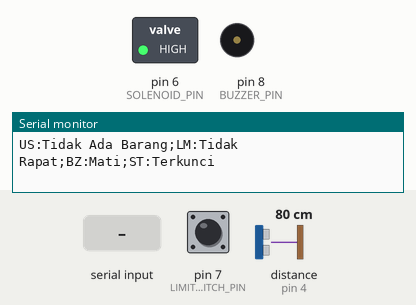
Recording of a sketch running on a simulated Arduino Uno, built with avr-gcc and run on an emulated ATmega328P. On the bench: switched loads named in the sketch (green lamp = pin HIGH), buzzer (waves = sounding, pin HIGH), the last lines printed to the serial monitor. Wiring (inferred from the names in the program): ultrasonic range finder: trigger pin 5; echo pin 4. The test bench sets the inputs (shaded band); at power-on: distance to the obstacle (sensor on pin 4) 80 cm, pin 7 (LIMIT_SWITCH_PIN) HIGH. The echo pulse lasts 58.3 µs per cm; pins used as bus, display or sensor lines are not drawn.

Above: at 1.2 s.
1.3 s: "sender:\n" received over Serial
At 3.0 s:
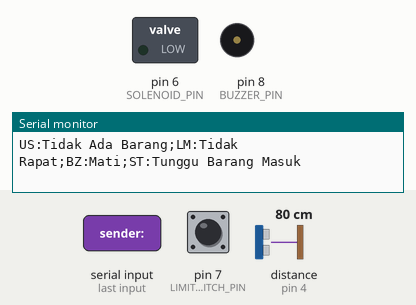
3.3 s: distance to the obstacle (sensor on pin 4) set to 4 cm
6.5 s: pin 7 (LIMIT_SWITCH_PIN) pulled LOW for 1 s
At 7.0 s:
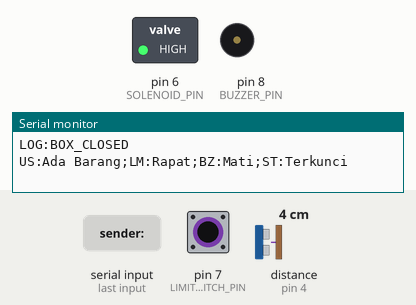
9.0 s: "receiver:\n" received over Serial
At 10.1 s:
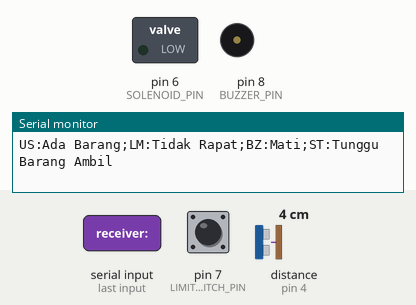
11.2 s: pin 7 (LIMIT_SWITCH_PIN) pulled LOW for 0.15 s
At 11.7 s:
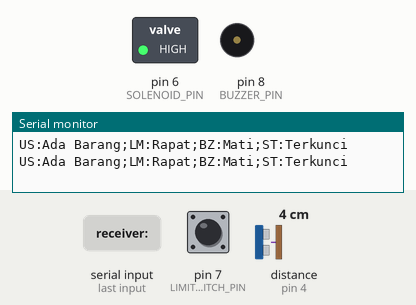
Timing chart, 0 to 13.8 s (numbered marks = the images above; inputs shaded):
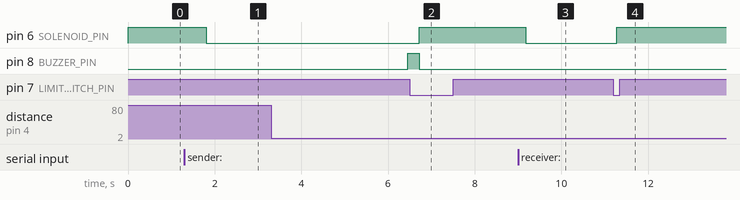

The sketch:

Lock_System_Slave.ino
```cpp
// ==========================================
// FIRMWARE DELIVERY ROBOT (FINAL FIX - STABLE SENSOR)
// ==========================================

// --- Pin Definitions ---
#define ECHO_PIN 4
#define TRIG_PIN 5
#define SOLENOID_PIN 6
#define LIMIT_SWITCH_PIN 7
#define BUZZER_PIN 8

// --- Constants ---
#define ULTRASONIC_THRESHOLD_CM 27
#define REALTIME_DELAY 200
#define IDLE_FEEDBACK_DELAY 500

// --- States ---
enum State {
  IDLE_LOCKED,
  BOX_OPEN_AWAITING_ACTION,
  ACTION_DONE_AWAITING_CLOSURE
};
State currentState = IDLE_LOCKED;

// --- Mode Operasi ---
enum OperationMode {
  MODE_NONE,
  MODE_SENDER,
  MODE_RECEIVER
};
OperationMode currentMode = MODE_NONE;

// --- Global Flags ---
boolean actionCompleted = false;
boolean buzzerActive = false;
boolean sendData = true;
boolean stopRequested = false;

// --- Variabel Logika Grace Period (Pintu Jatuh) ---
unsigned long unlockTime = 0;
const long IGNORE_SENSOR_DURATION = 5000; // 5 detik abaikan sensor awal
boolean isSensorIgnored = false;

// --- Variabel Delay Buzzer (Sopan Santun) ---
unsigned long actionDoneTime = 0;
const long BUZZER_START_DELAY = 3000;     // Delay 3 detik sebelum buzzer bunyi
// ----------------------------------------

// --- Fungsi Ultrasonic Stabil (Filter Rata-Rata) ---
// [PERBAIKAN]: Fungsi ini ditaruh di LUAR, bukan di dalam fungsi lain.
float readUltrasonicDistance() {
  float totalDistance = 0;
  int validReadings = 0;

  // Ambil 5 sampel biar stabil (Anti-Goyang)
  for (int i = 0; i < 5; i++) {
      digitalWrite(TRIG_PIN, LOW); delayMicroseconds(2);
      digitalWrite(TRIG_PIN, HIGH); delayMicroseconds(10);
      digitalWrite(TRIG_PIN, LOW);

      long duration = pulseIn(ECHO_PIN, HIGH, 30000);
      float distance = (duration == 0) ? 0 : (duration * 0.0343) / 2;

      if (distance > 2.0) { // Filter data 0 atau noise
          totalDistance += distance;
          validReadings++;
      }
      delay(5);
  }

  if (validReadings == 0) return 999.0;
  return totalDistance / validReadings;
}

// --- Fungsi Feedback ---
void sendFeedbackToTkinter() {
  String ultrasonicStatus_tk;
  boolean currentLimitStatusLow = (digitalRead(LIMIT_SWITCH_PIN) == LOW);
  String limitStatus_tk;

  // Logika Manipulasi (Grace Period)
  if (isSensorIgnored && currentLimitStatusLow) {
      limitStatus_tk = "Tidak Rapat";
  } else {
      limitStatus_tk = currentLimitStatusLow ? "Rapat" : "Tidak Rapat";
  }

  // Logika Ultrasonik
  float dist = readUltrasonicDistance();
  if (dist <= ULTRASONIC_THRESHOLD_CM) {
     ultrasonicStatus_tk = "Ada Barang";
  } else {
     ultrasonicStatus_tk = "Tidak Ada Barang";
  }

  String buzzerStatus_tk = buzzerActive ? "Hidup" : "Mati";
  String systemState_tk;

  switch (currentState) {
    case IDLE_LOCKED: systemState_tk = "Terkunci"; break;
    case BOX_OPEN_AWAITING_ACTION:
         systemState_tk = (currentMode == MODE_SENDER) ? "Tunggu Barang Masuk" : "Tunggu Barang Ambil";
         break;
    case ACTION_DONE_AWAITING_CLOSURE: systemState_tk = "Tunggu Tutup"; break;
    default: systemState_tk = "Error"; break;
  }

  String feedback = "US:" + ultrasonicStatus_tk + ";LM:" + limitStatus_tk + ";BZ:" + buzzerStatus_tk + ";ST:" + systemState_tk;
  Serial.println(feedback);
}

void setup() {
  Serial.begin(115200);
  pinMode(SOLENOID_PIN, OUTPUT);
  pinMode(LIMIT_SWITCH_PIN, INPUT_PULLUP);
  pinMode(BUZZER_PIN, OUTPUT);
  pinMode(TRIG_PIN, OUTPUT);
  pinMode(ECHO_PIN, INPUT);

  digitalWrite(SOLENOID_PIN, HIGH);
  digitalWrite(BUZZER_PIN, LOW);
}

void loop() {
  if (Serial.available() > 0) {
    String data = Serial.readStringUntil('\n');
    data.trim();

    if (currentState == IDLE_LOCKED) {
       if (data.startsWith("sender:")) {
          currentMode = MODE_SENDER;
          String timestamp = data.substring(7);
          digitalWrite(SOLENOID_PIN, LOW);
          Serial.println("LATENCY_LOG:" + timestamp);

          unlockTime = millis(); isSensorIgnored = true;

          sendData = true; stopRequested = false;
          currentState = BOX_OPEN_AWAITING_ACTION;
          actionCompleted = false;
          digitalWrite(BUZZER_PIN, LOW); buzzerActive = false;
       }
       else if (data.startsWith("receiver:")) {
          currentMode = MODE_RECEIVER;
          String timestamp = data.substring(9);
          digitalWrite(SOLENOID_PIN, LOW);
          Serial.println("LATENCY_LOG:" + timestamp);

          unlockTime = millis(); isSensorIgnored = true;

          sendData = true; stopRequested = false;
          currentState = BOX_OPEN_AWAITING_ACTION;
          actionCompleted = false;
          digitalWrite(BUZZER_PIN, LOW); buzzerActive = false;
       }
    }
    if (data == "false") stopRequested = true;
  }

  if (sendData) {
    // Pakai pembacaan Stabil
    float distance_cm = readUltrasonicDistance();

    // Debugging (Opsional, boleh dihapus kalau menuuh-menuhin serial)
    // Serial.print("Jarak: "); Serial.println(distance_cm);

    boolean isBoxClosedProperly;

    switch (currentState) {
      case IDLE_LOCKED:
        if (stopRequested) { sendData = false; stopRequested = false; }
        sendFeedbackToTkinter();
        delay(IDLE_FEEDBACK_DELAY);
        break;

      case BOX_OPEN_AWAITING_ACTION:
        digitalWrite(BUZZER_PIN, LOW); buzzerActive = false;
        isBoxClosedProperly = (digitalRead(LIMIT_SWITCH_PIN) == LOW);

        // --- LOGIKA PINTAR: HYBRID ---
        if (isSensorIgnored) {
            unsigned long timePassed = millis() - unlockTime;
            if (timePassed > IGNORE_SENSOR_DURATION) {
                isSensorIgnored = false;
            }
            else if (timePassed > 1000 && !isBoxClosedProperly) {
                isSensorIgnored = false;
            }
        }

        if (isBoxClosedProperly && !isSensorIgnored) {
            currentState = IDLE_LOCKED;
            digitalWrite(SOLENOID_PIN, HIGH);
            currentMode = MODE_NONE;
            sendFeedbackToTkinter();
            break;
        }

        // --- LOGIKA TRANSAKSI ---
        if (currentMode == MODE_RECEIVER) {
            // [Fix]: Tambah !isBoxClosedProperly
            if (distance_cm > ULTRASONIC_THRESHOLD_CM && !isBoxClosedProperly) {
               actionCompleted = true;
               currentState = ACTION_DONE_AWAITING_CLOSURE;
               actionDoneTime = millis();
               Serial.println("LOG:ITEM_TAKEN");
            }
        }
        else if (currentMode == MODE_SENDER) {
            // [Fix]: Tambah !isBoxClosedProperly biar Sender juga aman
            if (distance_cm <= ULTRASONIC_THRESHOLD_CM && !isBoxClosedProperly) {
               actionCompleted = true;
               currentState = ACTION_DONE_AWAITING_CLOSURE;
               actionDoneTime = millis();
               Serial.println("LOG:ITEM_PLACED");
            }
        }

        sendFeedbackToTkinter();
        delay(REALTIME_DELAY);
        break;

      case ACTION_DONE_AWAITING_CLOSURE:
        isSensorIgnored = false;
        isBoxClosedProperly = (digitalRead(LIMIT_SWITCH_PIN) == LOW);

        // --- LOGIKA DELAY BUZZER ---
        if (!isBoxClosedProperly) {
            if (millis() - actionDoneTime > BUZZER_START_DELAY) {
               buzzerActive = true;
            } else {
               buzzerActive = false;
            }
        } else {
            buzzerActive = false;
        }

        digitalWrite(BUZZER_PIN, buzzerActive ? HIGH : LOW);

        if (isBoxClosedProperly) {
           digitalWrite(SOLENOID_PIN, HIGH);
           currentState = IDLE_LOCKED;
           currentMode = MODE_NONE;
           actionDoneTime = 0;
           digitalWrite(BUZZER_PIN, LOW); buzzerActive = false;
           Serial.println("LOG:BOX_CLOSED");
        }

        sendFeedbackToTkinter();
        delay(REALTIME_DELAY);
        break;
    }
  }
}
```

Measured:
- after the input at 1.3 s, pin 6 (SOLENOID_PIN): HIGH → LOW after 0.51 s
- after the input at 3.3 s, pin 8 (BUZZER_PIN): LOW → HIGH after 3.2 s
- after the input at 6.5 s, pin 6 (SOLENOID_PIN): LOW → HIGH after 0.22 s; pin 8 (BUZZER_PIN): HIGH → LOW after 0.22 s
- after the input at 9.0 s, pin 6 (SOLENOID_PIN): HIGH → LOW after 0.18 s
- after the input at 11.2 s, pin 6 (SOLENOID_PIN): LOW → HIGH after 0.08 s
